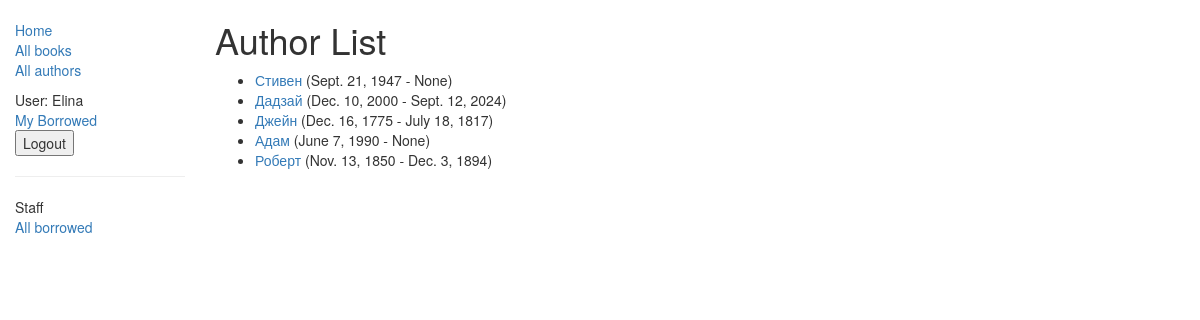
Screenshot of /catalog/authors/ (signed in) with the database file from the repository.
### catalog/models.py (models this page shows, shortened)
class Author(models.Model):
    first_name = models.CharField(max_length=100)
    last_name = models.CharField(max_length=100)
    date_of_birth = models.DateField(null=True, blank=True)
    date_of_death = models.DateField('Died', null=True, blank=True)
    class Meta:
        ordering = ['last_name']
    def get_absolute_url(self):
        return reverse('author-detail', args=[str(self.id)])

### catalog/views.py (the view)
# urls.py: path('authors/', views.AuthorListView.as_view(), name='authors'),
class AuthorListView(generic.ListView):
    model = Author

### catalog/templates/catalog/author_list.html (shortened to what this page needs)
{% extends "base_generic.html" %}
{% block content %}
  <h1>Author List</h1>
  {% if author_list %}
    <ul>
      {% for author in author_list %}
      <li>
        <a href="{{ author.get_absolute_url }}">{{ author.first_name }}</a> ({{author.date_of_birth}} - {{author.date_of_death }})
      </li>
      {% endfor %}
    </ul>
  {% else %}
    <p>There are no authors in the library.</p>
  {% endif %}
{% endblock %}

### catalog/templates/base_generic.html (shortened to what this page needs)
<!doctype html>
<html lang="en">
  <head>
    <link
      rel="stylesheet"
      href="https://maxcdn.bootstrapcdn.com/bootstrap/3.3.7/css/bootstrap.min.css" />
    {% load static %}
    <link rel="stylesheet" href="{% static 'css/styles.css' %}" />
  </head>
  <body>
    <div class="container-fluid">
      <div class="row">
        <div class="col-sm-2">
          {% block sidebar %}
            <ul class="sidebar-nav">
              <li><a href="{% url 'index' %}">Home</a></li>
              <li><a href="{% url 'books' %}">All books</a></li>
              <li><a href="{% url 'authors' %}">All authors</a></li>
            </ul>
            {% if user.is_authenticated %}
          User: {{ user.get_username }}<br>
          <a href="{% url 'my-borrowed' %}">My Borrowed</a>
            <form method="post" action="{% url 'logout' %}">
            <button type="submit">Logout</button>
            </form>
            {% else %}
            <a href="{% url 'login' %}">Login</a>
            {% endif %}
          {% if user.is_staff %}
                <hr>
                <ul class="sidebar-nav">
                    <li>Staff</li>
                    <li><a href="{% url 'all-borrowed' %}">All borrowed</a></li>
                  {% endif %}
                </ul>
          {% endblock %}
        </div>
        <div class="col-sm-10 ">{% block content %}{% endblock %}
        </div>
      </div>
    </div>
  </body>
</html>

### catalog/static/css/styles.css (style rules this page uses)
.sidebar-nav { margin-top: 20px; padding: 0; list-style: none; }

### rows the page displays
Author: first_name "Стивен", date_of_birth "Sept. 21, 1947", date_of_death "None"
Author: first_name "Дадзай", date_of_birth "Dec. 10, 2000", date_of_death "Sept. 12, 2024"
Author: first_name "Джейн", date_of_birth "Dec. 16, 1775", date_of_death "July 18, 1817"
Author: first_name "Адам", date_of_birth "June 7, 1990", date_of_death "None"
Author: first_name "Роберт", date_of_birth "Nov. 13, 1850", date_of_death "Dec. 3, 1894"

### other values shown
{{ user.get_username }} "Elina"
